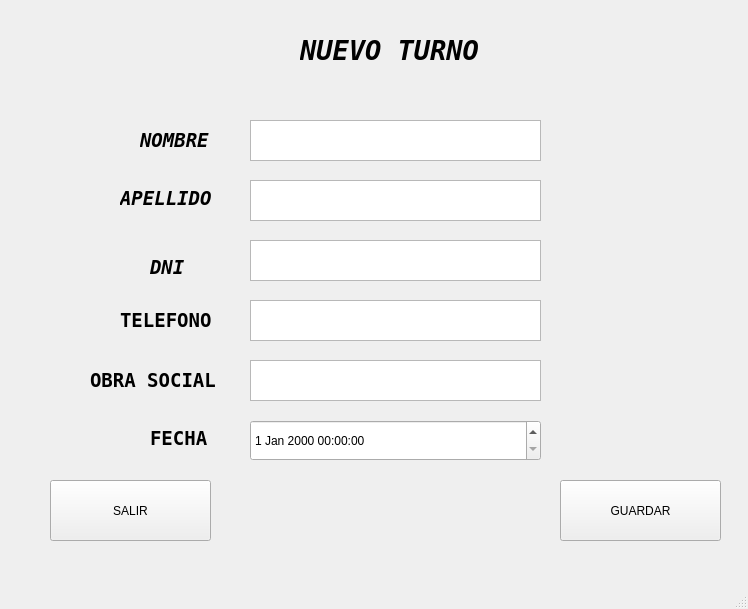
<?xml version="1.0" encoding="UTF-8"?>
<ui version="4.0">
 <class>MainWindow</class>
 <widget class="QMainWindow" name="MainWindow">
  <property name="geometry">
   <rect>
    <x>0</x>
    <y>0</y>
    <width>748</width>
    <height>609</height>
   </rect>
  </property>
  <property name="minimumSize">
   <size>
    <width>748</width>
    <height>609</height>
   </size>
  </property>
  <property name="maximumSize">
   <size>
    <width>748</width>
    <height>609</height>
   </size>
  </property>
  <property name="windowTitle">
   <string>MainWindow</string>
  </property>
  <widget class="QWidget" name="centralwidget">
   <widget class="QLabel" name="label">
    <property name="geometry">
     <rect>
      <x>140</x>
      <y>130</y>
      <width>71</width>
      <height>21</height>
     </rect>
    </property>
    <property name="font">
     <font>
      <family>DejaVu Sans Mono</family>
      <pointsize>14</pointsize>
      <weight>75</weight>
      <italic>true</italic>
      <bold>true</bold>
     </font>
    </property>
    <property name="text">
     <string>NOMBRE</string>
    </property>
   </widget>
   <widget class="QLabel" name="label_2">
    <property name="geometry">
     <rect>
      <x>120</x>
      <y>190</y>
      <width>91</width>
      <height>16</height>
     </rect>
    </property>
    <property name="font">
     <font>
      <family>DejaVu Sans Mono</family>
      <pointsize>14</pointsize>
      <weight>75</weight>
      <italic>true</italic>
      <bold>true</bold>
     </font>
    </property>
    <property name="text">
     <string>APELLIDO</string>
    </property>
   </widget>
   <widget class="QLabel" name="label_3">
    <property name="geometry">
     <rect>
      <x>150</x>
      <y>260</y>
      <width>57</width>
      <height>15</height>
     </rect>
    </property>
    <property name="font">
     <font>
      <family>DejaVu Sans Mono</family>
      <pointsize>14</pointsize>
      <weight>75</weight>
      <italic>true</italic>
      <bold>true</bold>
     </font>
    </property>
    <property name="text">
     <string>DNI</string>
    </property>
   </widget>
   <widget class="QLabel" name="label_4">
    <property name="geometry">
     <rect>
      <x>300</x>
      <y>30</y>
      <width>211</width>
      <height>41</height>
     </rect>
    </property>
    <property name="font">
     <font>
      <family>DejaVu Sans Mono</family>
      <pointsize>20</pointsize>
      <weight>75</weight>
      <italic>true</italic>
      <bold>true</bold>
     </font>
    </property>
    <property name="text">
     <string>NUEVO TURNO</string>
    </property>
   </widget>
   <widget class="QLabel" name="label_5">
    <property name="geometry">
     <rect>
      <x>120</x>
      <y>310</y>
      <width>101</width>
      <height>20</height>
     </rect>
    </property>
    <property name="font">
     <font>
      <family>DejaVu Sans Mono</family>
      <pointsize>14</pointsize>
      <weight>75</weight>
      <bold>true</bold>
     </font>
    </property>
    <property name="text">
     <string>TELEFONO</string>
    </property>
   </widget>
   <widget class="QLabel" name="label_6">
    <property name="geometry">
     <rect>
      <x>90</x>
      <y>370</y>
      <width>141</width>
      <height>21</height>
     </rect>
    </property>
    <property name="font">
     <font>
      <family>DejaVu Sans Mono</family>
      <pointsize>14</pointsize>
      <weight>75</weight>
      <bold>true</bold>
     </font>
    </property>
    <property name="text">
     <string>OBRA SOCIAL</string>
    </property>
   </widget>
   <widget class="QPushButton" name="botonguardar">
    <property name="geometry">
     <rect>
      <x>560</x>
      <y>480</y>
      <width>161</width>
      <height>61</height>
     </rect>
    </property>
    <property name="text">
     <string>GUARDAR</string>
    </property>
   </widget>
   <widget class="QPushButton" name="botosalir">
    <property name="geometry">
     <rect>
      <x>50</x>
      <y>480</y>
      <width>161</width>
      <height>61</height>
     </rect>
    </property>
    <property name="text">
     <string>SALIR</string>
    </property>
   </widget>
   <widget class="QTextEdit" name="editnombre">
    <property name="geometry">
     <rect>
      <x>250</x>
      <y>120</y>
      <width>291</width>
      <height>41</height>
     </rect>
    </property>
   </widget>
   <widget class="QTextEdit" name="editapellido">
    <property name="geometry">
     <rect>
      <x>250</x>
      <y>180</y>
      <width>291</width>
      <height>41</height>
     </rect>
    </property>
   </widget>
   <widget class="QTextEdit" name="editDNI">
    <property name="geometry">
     <rect>
      <x>250</x>
      <y>240</y>
      <width>291</width>
      <height>41</height>
     </rect>
    </property>
   </widget>
   <widget class="QTextEdit" name="edittelefono">
    <property name="geometry">
     <rect>
      <x>250</x>
      <y>300</y>
      <width>291</width>
      <height>41</height>
     </rect>
    </property>
   </widget>
   <widget class="QTextEdit" name="editobrasocial">
    <property name="geometry">
     <rect>
      <x>250</x>
      <y>360</y>
      <width>291</width>
      <height>41</height>
     </rect>
    </property>
   </widget>
   <widget class="QDateTimeEdit" name="Timeeditfecha">
    <property name="geometry">
     <rect>
      <x>250</x>
      <y>420</y>
      <width>291</width>
      <height>41</height>
     </rect>
    </property>
   </widget>
   <widget class="QLabel" name="label_7">
    <property name="geometry">
     <rect>
      <x>150</x>
      <y>430</y>
      <width>61</width>
      <height>16</height>
     </rect>
    </property>
    <property name="font">
     <font>
      <family>DejaVu Sans Mono</family>
      <pointsize>14</pointsize>
      <weight>75</weight>
      <bold>true</bold>
     </font>
    </property>
    <property name="text">
     <string>FECHA</string>
    </property>
   </widget>
  </widget>
  <widget class="QMenuBar" name="menubar">
   <property name="geometry">
    <rect>
     <x>0</x>
     <y>0</y>
     <width>748</width>
     <height>20</height>
    </rect>
   </property>
  </widget>
  <widget class="QStatusBar" name="statusbar"/>
 </widget>
 <resources/>
 <connections/>
</ui>
